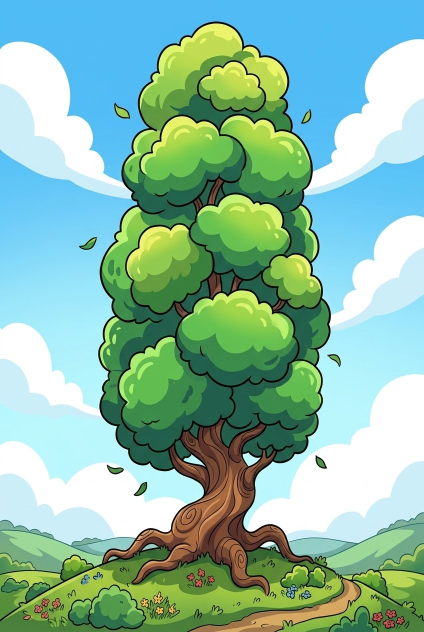
#> input picture celshading/concept/cibles/arbre-bastien.jpg, 848 x 1264 px (shown at 1/2 size)
$ python -i cartoonize.py   (imports and definitions only)
#> lines starting #> are read from the running program, lines starting #| are printed output that depends on the picture
#!/usr/bin/env python3
"""Convertit les textures de Factorio en style cartoon.

Usage :
    python tools/cartoonize.py --data "<dossier Factorio>/data" [--mods base] [--limit 20]

Pour chaque PNG de <data>/<mod>/graphics, écrit la version cartoon dans
graphics/<mod>/... (à la racine du mod) et régénère converted_paths.lua.
Le canal alpha est conservé tel quel.
"""
import argparse
from pathlib import Path

import cv2
import numpy as np

ROOT = Path(__file__).resolve().parent.parent


def cartoonize(img_bgra, colors=12, edge_strength=1):
    bgr = img_bgra[:, :, :3]
    alpha = img_bgra[:, :, 3]

    # 1. Lissage des aplats en conservant les contours
    smooth = bgr
    for _ in range(2):
        smooth = cv2.bilateralFilter(smooth, d=7, sigmaColor=40, sigmaSpace=7)

    # 2. Réduction du nombre de couleurs (k-means sur les pixels opaques)
    mask = alpha > 0
    pixels = smooth[mask].astype(np.float32)
    if len(pixels) > colors:
        criteria = (cv2.TERM_CRITERIA_EPS + cv2.TERM_CRITERIA_MAX_ITER, 10, 1.0)
        _, labels, centers = cv2.kmeans(
            pixels, colors, None, criteria, 2, cv2.KMEANS_PP_CENTERS
        )
        quant = smooth.copy()
        quant[mask] = centers.astype(np.uint8)[labels.flatten()]
    else:
        quant = smooth

    # 3. Saturation augmentée
    hsv = cv2.cvtColor(quant, cv2.COLOR_BGR2HSV).astype(np.float32)
    hsv[:, :, 1] = np.clip(hsv[:, :, 1] * 1.25, 0, 255)
    hsv[:, :, 2] = np.clip(hsv[:, :, 2] * 1.05, 0, 255)
    quant = cv2.cvtColor(hsv.astype(np.uint8), cv2.COLOR_HSV2BGR)

    # 4. Contours noirs
    gray = cv2.cvtColor(smooth, cv2.COLOR_BGR2GRAY)
    edges = cv2.adaptiveThreshold(
        cv2.medianBlur(gray, 3), 255,
        cv2.ADAPTIVE_THRESH_MEAN_C, cv2.THRESH_BINARY, 7, 6,
    )
    if edge_strength > 1:
        edges = cv2.erode(edges, np.ones((edge_strength, edge_strength), np.uint8))
    quant = cv2.bitwise_and(quant, quant, mask=edges)

    out = np.dstack([quant, alpha])
    return out


def main():
    parser = argparse.ArgumentParser(description=__doc__)
    parser.add_argument("--data", required=True, type=Path,
                        help="Dossier data/ de l'installation Factorio")
    parser.add_argument("--mods", nargs="+", default=["base"],
                        help="Sous-dossiers de data/ à traiter (base, core, space-age...)")
    parser.add_argument("--colors", type=int, default=12)
    parser.add_argument("--limit", type=int, default=0,
                        help="Ne traiter que N fichiers (pour tester)")
    args = parser.parse_args()

    converted = []
    for mod in args.mods:
        gfx_dir = args.data / mod / "graphics"
        for src in sorted(gfx_dir.rglob("*.png")):
            if args.limit and len(converted) >= args.limit:
                break
            rel = src.relative_to(gfx_dir).as_posix()
            img = cv2.imread(str(src), cv2.IMREAD_UNCHANGED)
            if img is None:
                continue
            if img.ndim == 2:
                img = cv2.cvtColor(img, cv2.COLOR_GRAY2BGR)
            if img.shape[2] == 3:
                img = cv2.cvtColor(img, cv2.COLOR_BGR2BGRA)
            dst = ROOT / "graphics" / mod / rel
            dst.parent.mkdir(parents=True, exist_ok=True)
            cv2.imwrite(str(dst), cartoonize(img, colors=args.colors))
            converted.append(f"__{mod}__/graphics/{rel}")
            print("OK", converted[-1])

    lines = ["-- Fichier généré par tools/cartoonize.py (ne pas éditer à la main).",
             "return {"]
    lines += [f'  ["{p}"] = true,' for p in converted]
    lines.append("}")
    (ROOT / "converted_paths.lua").write_text("\n".join(lines) + "\n", encoding="utf-8")
    print(f"{len(converted)} fichiers convertis.")


# [2 lines not run here, left out]

>>> import cv2
>>> picture = cv2.imread('../celshading/concept/cibles/arbre-bastien.jpg', cv2.IMREAD_GRAYSCALE)
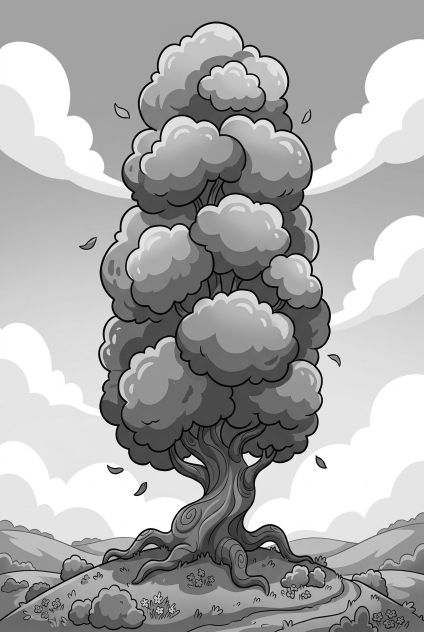
#> picture: shape (1264, 848) (shown at 1/2 size); min 0, max 255, mean 169.1
>>> result = cartoonize(picture)
#> (the run stopped early here; a loop or call above may not have finished)
